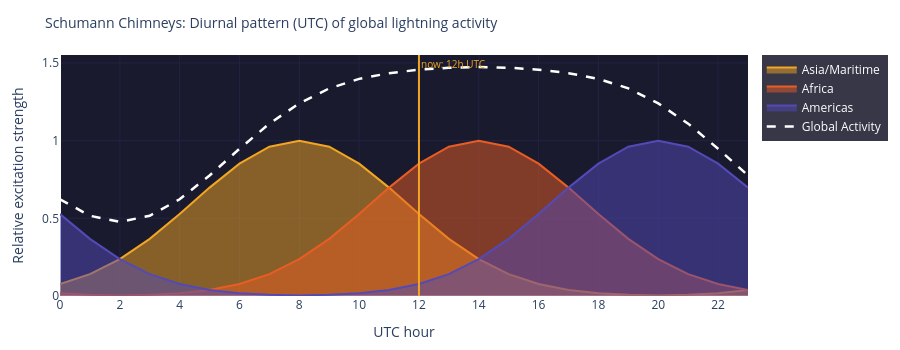

Notebook code for this chart:
### Code cell
# ============================================================
# DIURNAL PATTERN – Schumann chimneys (UTC diurnal curve)
# ============================================================

ut_range = list(range(0, 24))

def chimney_curve(peak_ut, ut):
    """Bell curve around peak UT with half-width ~6h"""
    distance = abs(((ut - peak_ut) + 12) % 24 - 12)
    return max(0, math.exp(-(distance / 5)**2))

fig = go.Figure()
total_curve = [0.0] * 24
for name, c in CHIMNEYS.items():
    curve = [chimney_curve(c['peak_UT'], h) for h in ut_range]
    total_curve = [t + v for t, v in zip(total_curve, curve)]
    fig.add_trace(go.Scatter(
        x=ut_range, y=curve,
        mode='lines', name=name,
        line=dict(color=c['color'], width=2),
        fill='tozeroy', fillcolor=c['color'].replace('#', 'rgba(') if False else None,
        opacity=0.7,
    ))
fig.add_trace(go.Scatter(
    x=ut_range, y=total_curve,
    mode='lines', name='Global Activity',
    line=dict(color='white', width=2.5, dash='dash')
))

# Mark current UTC hour
fig.add_vline(x=utc_hour, line_color='#F2A623', line_width=2,
              annotation_text=f'now: {utc_hour}h UTC',
              annotation_font=dict(color='#F2A623', size=10))

fig.update_layout(
    title=dict(text='Schumann Chimneys: Diurnal pattern (UTC) of global lightning activity', font=dict(size=14)),
    xaxis=dict(title='UTC hour', tickmode='linear', tick0=0, dtick=2,
               range=[0, 23], gridcolor='#222244'),
    yaxis=dict(title='Relative excitation strength', gridcolor='#222244'),
    height=350, plot_bgcolor='#1a1a2e', paper_bgcolor='rgba(0,0,0,0)',
    margin=dict(l=60, r=30, t=55, b=50),
    legend=dict(bgcolor='rgba(20,20,40,0.85)', font=dict(color='white'))
)
fig.show()

### Figure 1 — Plotly figure (JSON) as saved in the notebook; plotly's stock layout.template omitted (floating-point values rounded to 4 significant figures)
{"data": [{"fill": "tozeroy", "line": {"color": "#F2A623", "width": 2}, "mode": "lines", "name": "Asia/Maritime", "opacity": 0.7, "type": "scatter", "x": [0, 1, 2, 3, 4, 5, 6, 7, 8, 9, 10, 11, 12, 13, 14, 15, 16, 17, 18, 19, 20, 21, 22, 23], "y": [0.0773, 0.1409, 0.2369, 0.3679, 0.5273, 0.6977, 0.8521, 0.9608, 1.0, 0.9608, 0.8521, 0.6977, 0.5273, 0.3679, 0.2369, 0.1409, 0.0773, 0.03916, 0.01832, 0.007907, 0.003151, 0.007907, 0.01832, 0.03916]}, {"fill": "tozeroy", "line": {"color": "#E85D24", "width": 2}, "mode": "lines", "name": "Africa", "opacity": 0.7, "type": "scatter", "x": [0, 1, 2, 3, 4, 5, 6, 7, 8, 9, 10, 11, 12, 13, 14, 15, 16, 17, 18, 19, 20, 21, 22, 23], "y": [0.01832, 0.007907, 0.003151, 0.007907, 0.01832, 0.03916, 0.0773, 0.1409, 0.2369, 0.3679, 0.5273, 0.6977, 0.8521, 0.9608, 1.0, 0.9608, 0.8521, 0.6977, 0.5273, 0.3679, 0.2369, 0.1409, 0.0773, 0.03916]}, {"fill": "tozeroy", "line": {"color": "#534AB7", "width": 2}, "mode": "lines", "name": "Americas", "opacity": 0.7, "type": "scatter", "x": [0, 1, 2, 3, 4, 5, 6, 7, 8, 9, 10, 11, 12, 13, 14, 15, 16, 17, 18, 19, 20, 21, 22, 23], "y": [0.5273, 0.3679, 0.2369, 0.1409, 0.0773, 0.03916, 0.01832, 0.007907, 0.003151, 0.007907, 0.01832, 0.03916, 0.0773, 0.1409, 0.2369, 0.3679, 0.5273, 0.6977, 0.8521, 0.9608, 1.0, 0.9608, 0.8521, 0.6977]}, {"line": {"color": "white", "dash": "dash", "width": 2.5}, "mode": "lines", "name": "Global Activity", "type": "scatter", "x": [0, 1, 2, 3, 4, 5, 6, 7, 8, 9, 10, 11, 12, 13, 14, 15, 16, 17, 18, 19, 20, 21, 22, 23], "y": [0.6229, 0.5166, 0.477, 0.5166, 0.6229, 0.776, 0.9478, 1.11, 1.24, 1.337, 1.398, 1.435, 1.457, 1.47, 1.474, 1.47, 1.457, 1.435, 1.398, 1.337, 1.24, 1.11, 0.9478, 0.776]}], "layout": {"annotations": [{"font": {"color": "#F2A623", "size": 10}, "showarrow": false, "text": "now: 12h UTC", "x": 12, "xanchor": "left", "xref": "x", "y": 1, "yanchor": "top", "yref": "y domain"}], "height": 350, "legend": {"bgcolor": "rgba(20,20,40,0.85)", "font": {"color": "white"}}, "margin": {"b": 50, "l": 60, "r": 30, "t": 55}, "paper_bgcolor": "rgba(0,0,0,0)", "plot_bgcolor": "#1a1a2e", "shapes": [{"line": {"color": "#F2A623", "width": 2}, "type": "line", "x0": 12, "x1": 12, "xref": "x", "y0": 0, "y1": 1, "yref": "y domain"}], "title": {"font": {"size": 14}, "text": "Schumann Chimneys: Diurnal pattern (UTC) of global lightning activity"}, "xaxis": {"dtick": 2, "gridcolor": "#222244", "range": [0, 23], "tick0": 0, "tickmode": "linear", "title": {"text": "UTC hour"}}, "yaxis": {"gridcolor": "#222244", "title": {"text": "Relative excitation strength"}}}}
